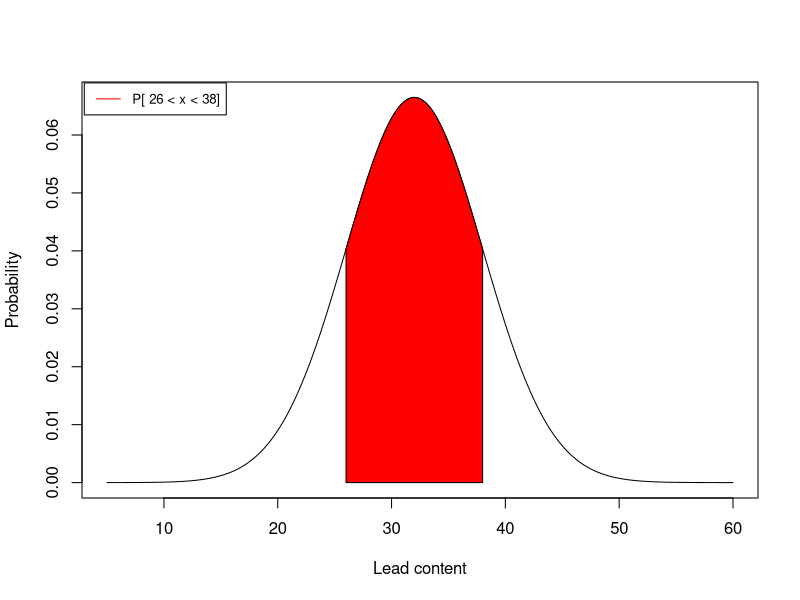

This chart was generated by the following R code:
#Exercise 10
# Normal distribution with mean = 32 and sd = 6

x <- seq(5, 60, length=1000)
y <- dnorm(x, mean=32, sd=6)
plot(x, y, type="l", lwd=1, xlab = "Lead content", ylab = "Probability")

# Area between 26 and 38
x2=seq(26,38,length=100)
y2=dnorm(x2,mean=32,sd=6)
polygon(c(26,x2,38),c(0,y2,0),col="red")

legend(x = 3, y=0.069,legend=c("P[ 26 < x < 38]"), col=c("red"), lty=1:5, cex=0.8)

# F) probability between 26 and 38
pnorm(38, mean = 32, sd = 6) - pnorm(26, mean = 32, sd = 6)

# B) What is the probability that a sample of soil contains at most 40 ppb of lead?

pnorm(40, 32, 6)

# C) Calculate the probability that a sample of soil contains at most 27 ppb of lead?

pnorm(27,32,6)

# D) Below which concentration falls the lead content with probability 97:5%? That is, determine c such that P[X <= c] = 97:5%.

qnorm(0.975, 32,6)


# E) Below which concentration falls the lead content with probability 10%?

qnorm(0.1, 32, 6)









